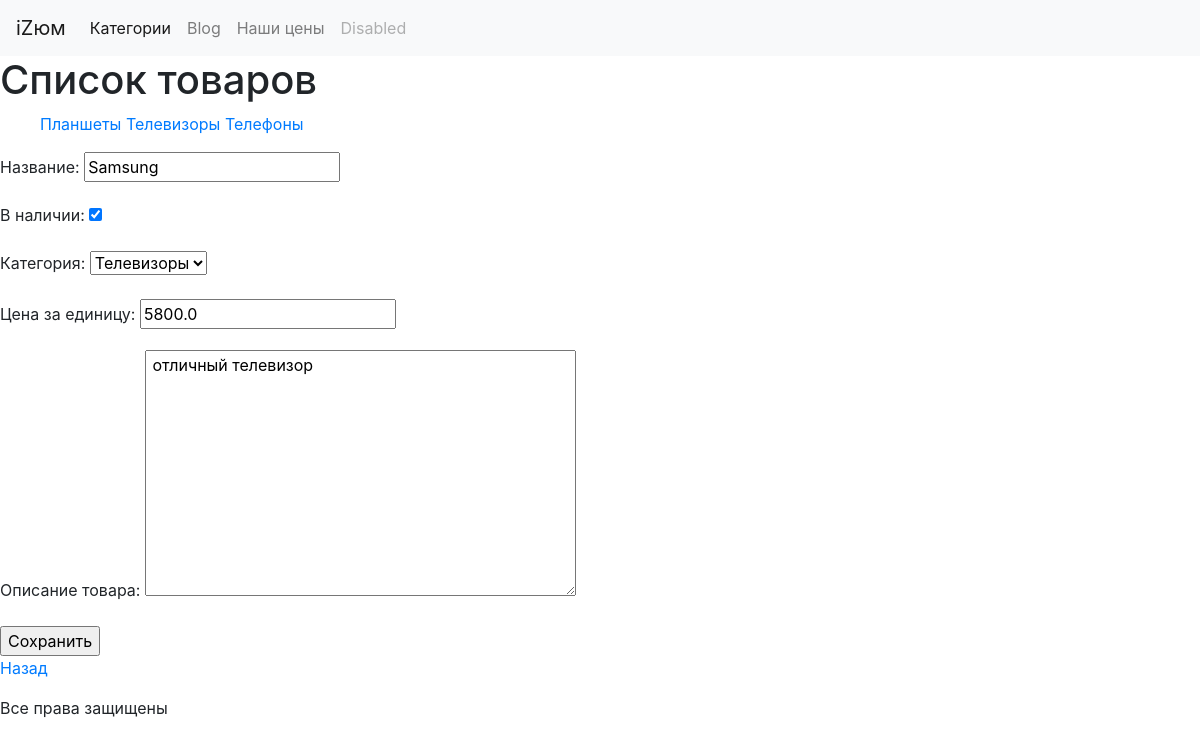
/goods/good/5/edit/?page=1, run on an earlier commit of the app's database.
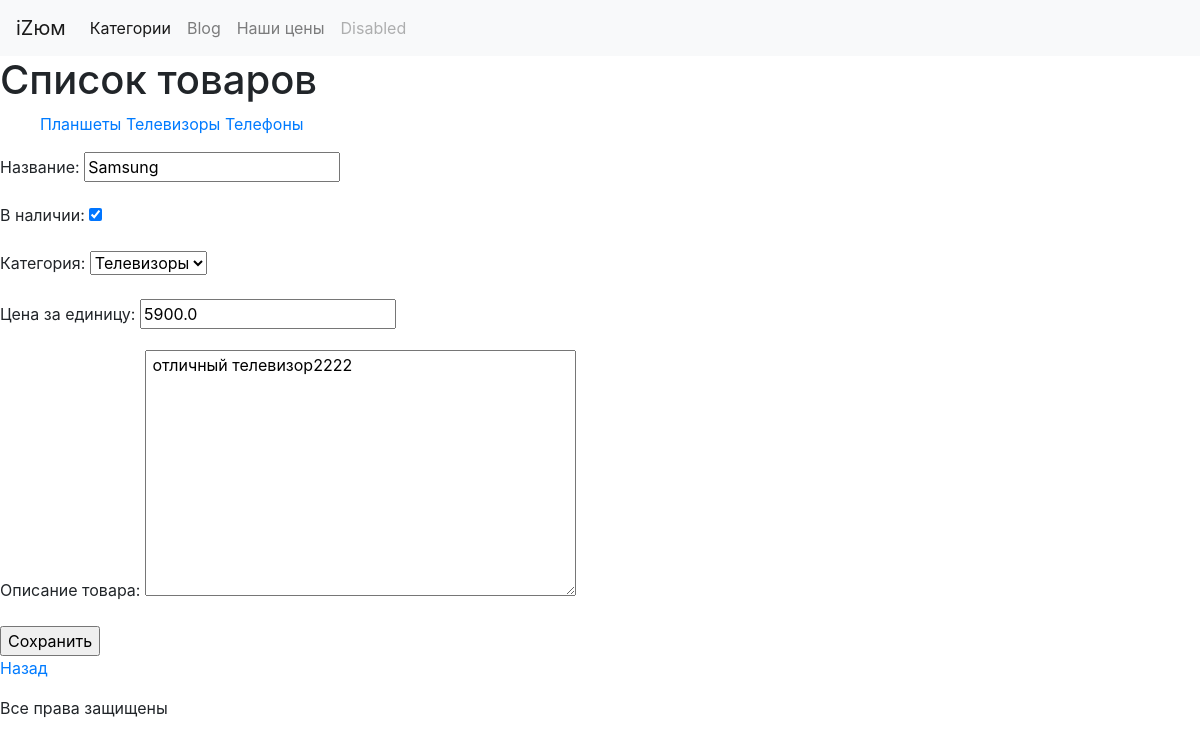
And on a later commit of the database.
### page/models.py (models this page shows, shortened)
class Good(models.Model):
    name = models.CharField(max_length=100, unique=True, verbose_name="Название")
    in_stock = models.BooleanField(default=True, db_index=True, verbose_name="В наличии")
    category = models.ForeignKey(Category, null=True, blank=True, on_delete=models.SET_NULL, verbose_name="Категория")
    price = models.FloatField(default=0, verbose_name="Цена за единицу")
    description = models.TextField(default=" ", verbose_name="Описание товара")
    class Meta:
        ordering = ["-price", "name"]
        unique_together = ("category", "name", "price", "description")
        verbose_name = 'Товар'
        verbose_name_plural = "Товары"

class Category(models.Model):
    name = models.CharField(max_length=100, unique=True, verbose_name="Название")
    description = models.TextField(verbose_name="Описание")
    class Meta:
        verbose_name = 'Категория'
        verbose_name_plural = "Категории"
    def __str__(self):
        return self.name

### page/twviews.py (the view, shortened to what this page needs)
# urls.py: url(r'^good/(?P<good_id>\d+)/edit/$', GoodUpdate.as_view(), name="good_edit"),
class GoodUpdate(UpdateView, GoodEditMixin, GoodEditView):
    model = Good
    template_name = "good_edit.html"
    pk_url_kwarg = "good_id"
    fields = '__all__'  # в интернете нашел такое решение, но оно не работает ???

### page/twviews.py (called while the page is built)
    def get_context_data(self, **kwargs):
        context = super().get_context_data(**kwargs)
        context["cats"] = Category.objects.order_by("name")
        return context

    def get_context_data(self, **kwargs):
        context = super(GoodEditMixin, self).get_context_data(**kwargs)
        try:
            context["pn"] = self.request.GET["page"]
        except KeyError:
            context["pn"] = "1"
        return context

### templates/good_edit.html (shortened to what this page needs)
{% extends "base.html" %}
{% block main %}
<form action="" method="post">
    {{form.as_p}}
    <input type="submit" value="Сохранить">
</form>
<p><a href="{% url "index" cat_id=good.category.id %}?page={{pn}}">Назад</a></p>
{%endblock %}

What changed in the data, as far as the page shows it:
changed Good "Телевизоры": price "5800.0" → "5900.0"; description "отличный телевизор" → "отличный телевизор2222"
